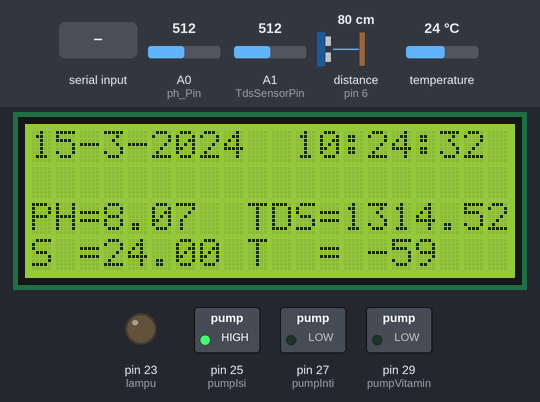
A sketch run on a simulated Arduino Mega 2560, built with avr-gcc and run on an emulated ATmega2560. Parts: 20×4 character LCD, switched loads named in the sketch (green lamp = pin HIGH), output pins drawn as LEDs (lit = HIGH). The test bench sets the inputs (shaded band); at power-on: A1 (TdsSensorPin) = 512, distance to the obstacle (sensor on pin 6) 80 cm, A0 (ph_Pin) = 512, temperature 24 °C. The echo pulse lasts 58.3 µs per cm; the local clock reads 2024-03-15 10:24:30 at power-on unless the sketch sets it; the audio player accepts every command and is not drawn; what the sketch prints to the serial monitor is not drawn.

Above: at 3.5 s.
3.6 s: A1 (TdsSensorPin) set to 56
At 5.3 s:
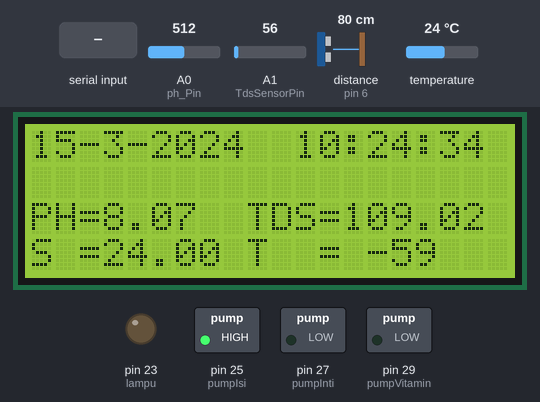
8.1 s: A1 (TdsSensorPin) set to 49
At 10.7 s:
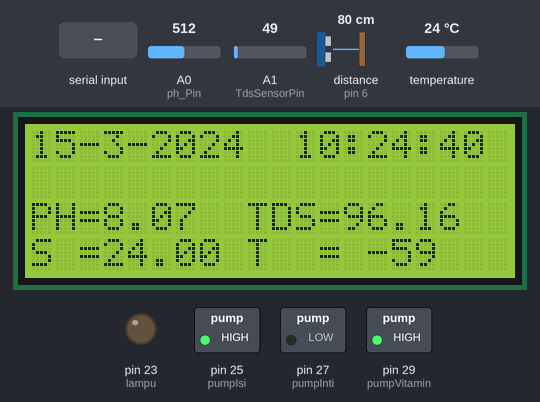
13.6 s: A1 (TdsSensorPin) set to 110
At 16.7 s:
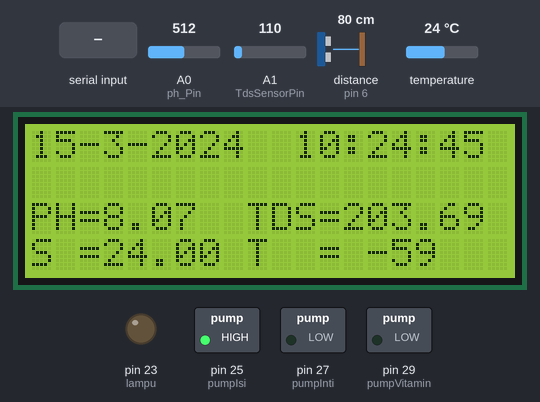
19.4 s: "motor1on" received over the second serial link
At 20.4 s:
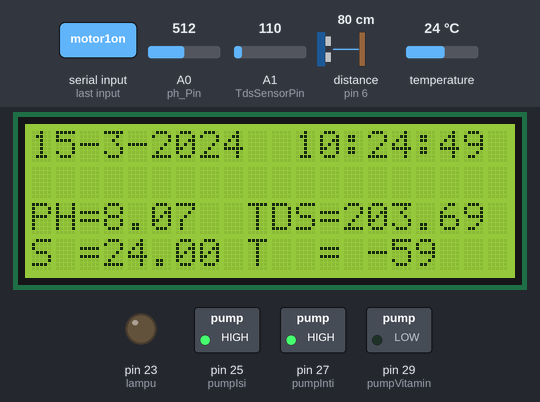
25.2 s: distance to the obstacle (sensor on pin 6) set to 20 cm
At 27.4 s:
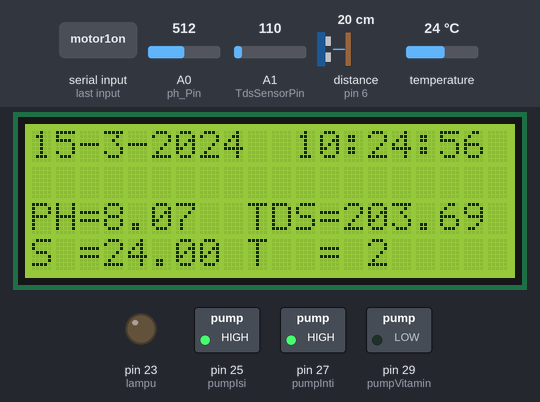
30.1 s: distance to the obstacle (sensor on pin 6) set to 16 cm
At 31.8 s:
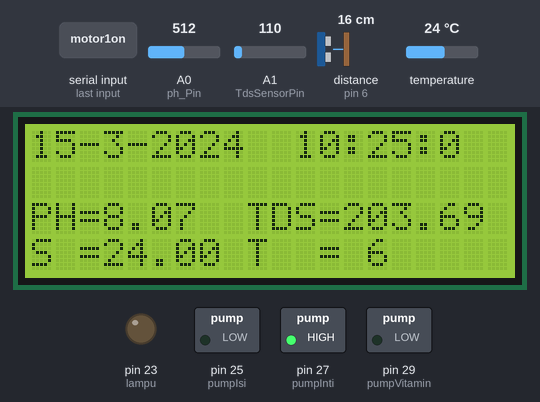
Timing chart, 0 to 33.3 s (numbered marks = the images above; inputs shaded):
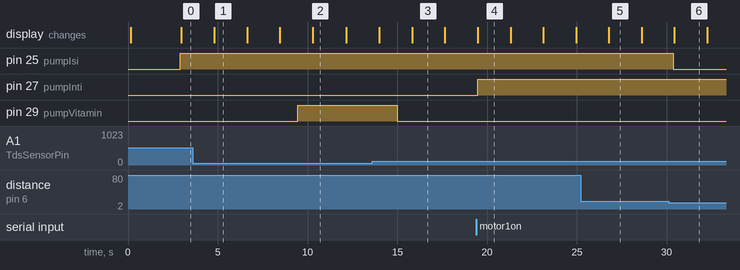

Measured:
- the behaviour switches between 52 and 51 on A1 (TdsSensorPin) (found by bisection; images 1 and 2)
- the behaviour switches between 18 and 17 cm on distance to the obstacle (sensor on pin 6) (found by bisection; images 5 and 6)
- after the input at 8.1 s, pin 29 (pumpVitamin): LOW → HIGH after 1.4 s
- after the input at 13.6 s, pin 29 (pumpVitamin): HIGH → LOW after 1.4 s
- after the input at 19.4 s, pin 27 (pumpInti): LOW → HIGH after 0.07 s
- after the input at 30.1 s, pin 25 (pumpIsi): HIGH → LOW after 0.27 s
- what the display in image 1 shows lasts 1.8 s, from 4.8 s to 6.6 s

The sketch:

mega.ino
```cpp
// (licence header left out)
 /***********Notice and Trouble shooting***************
 1. This code is tested on Arduino Uno with Arduino IDE 1.0.5 r2 and 1.8.2.
 2. Calibration CMD:
     enter -> enter the calibration mode
     cal:tds value -> calibrate with the known tds value(25^c). e.g.cal:707
     exit -> save the parameters and exit the calibration mode
 ****************************************************/

#include <SoftwareSerial.h>
#include <LiquidCrystal_I2C.h>
#include <GravityTDS.h>
#include <EEPROM.h>
#include <OneWire.h> //Memanggil library OneWire yang diperlukan sebagai dependensi library Dallas Temperature
#include <DallasTemperature.h> // Memanggil library Dallas Temperature
#include <NewPing.h>
#include <RTClib.h>
#include <Wire.h>
#include <SoftwareSerial.h>
#include <DFPlayer_Mini_Mp3.h>

#define TRIGGER_PIN 7
#define ECHO_PIN 6
#define MAX_DISTANCE 200
#define ONE_WIRE_BUS 2  // Menempatkan PIN hasil pembacaan sensor DS18B20 pada PIN 2.
//Disebut One Wire karena kita bisa menempatkan sensor DS18B20 lain pada PIN yang sama
#define TdsSensorPin A1
#define pumpVitamin 29
#define pumpInti 27
#define pumpIsi 25
#define lampu 23

RTC_DS3231 rtc;
SoftwareSerial mySerial(13, 12);
SoftwareSerial node(10,11);
LiquidCrystal_I2C lcd(0x3f, 20, 4); // address lcd mungkin berbeda silahkan baca dulu addressnya lihat di www.anakkendali.com untuk program membaca alamat i2c
GravityTDS gravityTds;
OneWire oneWire(ONE_WIRE_BUS); //Membuat variabel oneWire berdasarkan PIN yang telah didefinisikan
DallasTemperature sensor(&oneWire); //Membuat variabel untuk menyimpan hasil pengukuran
NewPing us(TRIGGER_PIN, ECHO_PIN, MAX_DISTANCE);

char daysOfTheWeek[7][12] = {"Sunday", "Monday", "Tuesday", "Wednesday", "Thursday", "Friday", "Saturday"};
float suhuDS18B20; //deklarasi variable suhu DS18B20 dengan jenis data float
float temperature = 25;
float tdsValue = 0;
const int ph_Pin  = A0;
float Po = 0;
float PH_step, dataPH, dataTDS, dataSuhu;
int nilai_analog_PH;
double TeganganPh;

//untuk kalibrasi
float ph4 = 3.226;
float ph7 = 2.691;
String kirim = "";
String data;
String kirimData = "";
int dataUs = 0;
int jarakAwal = 22;
int totalJarak = 0;
void setup(){
  mySerial.begin (9600);
  node.begin(9600);
  Serial.begin(9600);
  mp3_set_serial (mySerial);
  delay(10);
  mp3_set_volume (35);
  delay(10);
  pinMode(TRIGGER_PIN, OUTPUT); //Set pin Trigger sebagai output
  pinMode(ECHO_PIN, INPUT); //Set pin Echo sebagai input
  pinMode (ph_Pin, INPUT);
  pinMode(pumpVitamin, OUTPUT);
  pinMode(pumpInti, OUTPUT);
  pinMode(pumpIsi, OUTPUT);
  pinMode(lampu, OUTPUT);
  gravityTds.setPin(TdsSensorPin);
  gravityTds.setAref(5.0);  //reference voltage on ADC, default 5.0V on Arduino UNO
  gravityTds.setAdcRange(1024);  //1024 for 10bit ADC;4096 for 12bit ADC
  gravityTds.begin();  //initialization
  sensor.begin();      //Menginisiasikan sensor One-Wire DS18B20
  lcd.begin();
  lcd.backlight();
  mp3_play (01);
  lcd.clear();
  lcd.setCursor(0,0);
  lcd.print("Selamat Datang");
  lcd.setCursor(0,1);
  lcd.print("Liana Putri");
  lcd.setCursor(0,2);
  lcd.print("18101152620000");

  if (rtc.lostPower()) {
    Serial.println("RTC lost power, lets set the time!");
    // following line sets the RTC to the date & time this sketch was compiled
    rtc.adjust(DateTime(F(__DATE__), F(__TIME__)));
    // This line sets the RTC with an explicit date & time, for example to set
    // January 21, 2014 at 3am you would call:
    // rtc.adjust(DateTime(2014, 1, 21, 3, 0, 0));
  }
  delay(2000);
}

void loop(){
  DateTime now = rtc.now();
  dataPH = bacaPH();
//  if(dataPH >= 7.0){
//    kirimData = "PH Air Berlebih";
//    node.println(kirimData);
//    kirim = "";
//  }
  dataTDS = bacaTDS();
  if(dataTDS <= 100.0){
    digitalWrite(pumpVitamin, HIGH);
    kirimData = "Vitamin Kurang";
    node.println(kirimData);
//    kirim = "";
  }else{
    digitalWrite(pumpVitamin, LOW);
  }
  dataSuhu = bacaSuhu();
//  if(dataSuhu >=30){
//    kirimData = "Suhu Air Terlalu Panas";
//    node.println(kirimData);
//    kirim = "";
//  }

  dataUs = bacaUltra();
  totalJarak = jarakAwal - dataUs;
  if(totalJarak < 5){
    digitalWrite(pumpIsi, HIGH);
  }else{
    digitalWrite(pumpIsi, LOW);
  }
  tampilLcd(String(dataPH), String(dataTDS), String(dataSuhu), String(totalJarak));

//  Serial.println(kirim);
//  Serial.print(dataPH);
//  Serial.print(" , ");
//  Serial.print(dataTDS);
//  Serial.print(" , ");
//  Serial.print(dataSuhu);
//  Serial.println();
  while(node.available()>0){
    char c = char(node.read());
    data += c;
  }
  data.trim();
  if(data.length() > 0){
    if(data == "motor1on"){
      mp3_play (04);
      digitalWrite(pumpInti, HIGH);
      Serial.println("motor1Hidup");
    }else if(data == "motor1off"){
      digitalWrite(pumpInti, LOW);
      Serial.println("motor1Mati");
    }else if(data == "motor2on"){
      mp3_play (02);
      digitalWrite(pumpVitamin, HIGH);
      Serial.println("motor2Hidup");
    }else if(data == "motor2off"){
      digitalWrite(pumpVitamin, LOW);
      Serial.println("motor2Mati");
    }else if(data == "motor3on"){
      mp3_play (03);
      digitalWrite(pumpIsi, HIGH);
      Serial.println("motor3Hidup");
    }else if(data == "motor3off"){
      digitalWrite(pumpIsi, LOW);
      Serial.println("motor3Mati");
    }else if(data == "lampuon"){
      mp3_play (05);
      digitalWrite(lampu, HIGH);
      Serial.println("lampuHidup");
    }else if(data == "lampuoff"){
      digitalWrite(lampu, LOW);
      Serial.println("lampuMati");
    }else if(data == "monitor"){
      Serial.println("monitor");
      kirim = "PH = " + String(dataPH) + ", Vitamin = " + String(dataTDS) + ", Suhu = " + String(dataSuhu) + ", Tinggi = " + String(totalJarak) ;
      node.println(kirim);
      kirim = "";
    }
  }
  delay(1000);
  data = "";
}

int bacaUltra(){
  while(1){
    int US1 = us.ping_cm();
    return US1;
  }
}

float bacaTDS(){
  while(1){
    //temperature = readTemperature();  //add your temperature sensor and read it
    gravityTds.setTemperature(temperature);  // set the temperature and execute temperature compensation
    gravityTds.update();  //sample and calculate
    tdsValue = gravityTds.getTdsValue();  // then get the value
    return tdsValue;
  }

}

float bacaSuhu(){
  while(1){
    //sensor.setResolution(9);  // Sebelum melakukan pengukuran, atur resolusinya
    //sensor.setResolution(10);
    //sensor.setResolution(11);
    sensor.setResolution(12);
    sensor.requestTemperatures();  // Perintah konversi suhu
    suhuDS18B20 = sensor.getTempCByIndex(0);  //Membaca data suhu dari sensor #0 dan mengkonversikannya ke nilai Celsius
    // suhuDS18B20 = (suhuDS18B20*9/5) + 32;
    // suhuDS18B20 = suhuDS18B20 = 273.15;
    //Serial.println(suhuDS18B20, 1);  //Presisi 1 digit
    //Serial.println(suhuDS18B20, 2);  //Presisi 2 digit
    //Serial.println(suhuDS18B20, 3);  //Presisi 3 digit
    //Serial.println(suhuDS18B20, 4);  //Presisi 4 digit

    return suhuDS18B20;
  }
}

float bacaPH(){
  while(1){
    nilai_analog_PH = analogRead(ph_Pin);
    TeganganPh = 5 / 1024.0 * nilai_analog_PH;
    PH_step = (ph4 - ph7) / 3;
    Po = 7.00 + ((ph7 - TeganganPh) / PH_step);     //Po = 7.00 + ((teganganPh7 - TeganganPh) / PhStep);
    return Po;
  }
  /*
 * PH step = (tegangan PH4 – tegangan PH7) / (PH7 - PH4)
             = (3.1 – 2.5)/(7-4)
             = 0.6/3
             = 0.2
 */
}

void tampilLcd(String dat1, String dat2, String dat3, String dat4){
  DateTime now = rtc.now();
  String tgll = String(now.day())+'-'+String(now.month())+'-'+String(now.year());
  String jamm = String(now.hour())+':'+String(now.minute())+':'+String(now.second());
  lcd.clear();
  lcd.setCursor(0,0);
  lcd.print(tgll);
  lcd.setCursor(11,0);
  lcd.print(jamm);
  lcd.setCursor(0,2);
  lcd.print("PH=");
  lcd.print(dat1);
  lcd.setCursor(9,2);
  lcd.print("TDS=");
  lcd.print(dat2);
  lcd.setCursor(0,3);
  lcd.print("S =");
  lcd.print(dat3);
  lcd.setCursor(9,3);
  lcd.print("T  = ");
  lcd.print(dat4);

}
```
